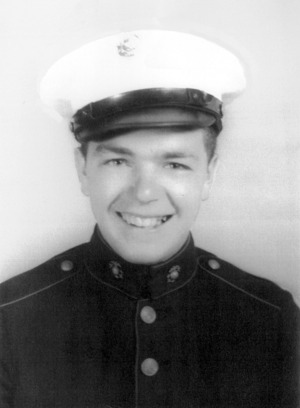
#> input picture _OLD/c.jpg, 300 x 408 px
$ python gptColorize1.py
#> lines starting #> are read from the running program, lines starting #| are printed output that depends on the picture
from PIL import Image

# Open the image
imageToOpen = input("What is the path to the image?: ")
#> the answer given: ../c.jpg
im = Image.open(imageToOpen)
#> im is the input picture: PIL image 300x408 L; min 0, max 255, mean 143.9

# Define the color to use for the image
color = (255, 0, 0)  # red

# Create a new image with the same mode and size, but filled with the color
im = Image.new("RGB", im.size, color)
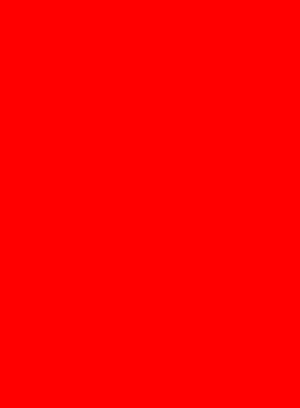
#> im: PIL image 300x408 RGB; mean R, G, B 255, 0, 0

# Save the new image
im.save("colorized_image.jpg")
